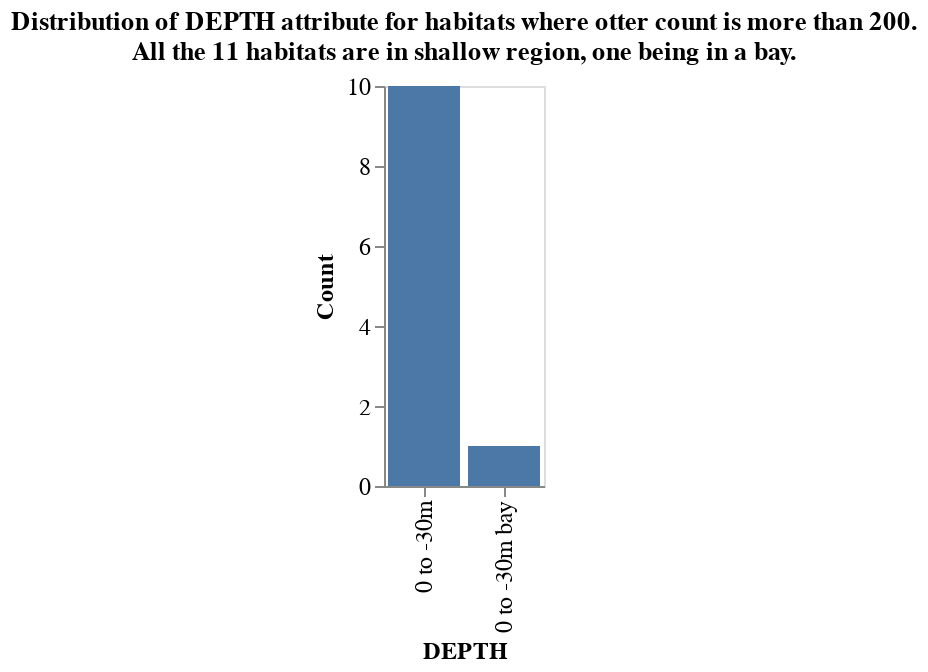

Notebook code cell kept with this figure:
### Code cell
habitat_properties = habitat_properties_given_min_otter(hab_groups,threshold=200)
hab_prop_df = pd.DataFrame(habitat_properties.groupby('DEPTH').DEPTH.count())
hab_prop_df.columns = ['Count']
hab_prop_df.reset_index(inplace=True)

title = 'Distribution of DEPTH attribute for habitats where otter count is more than 200.:\
All the 11 habitats are in shallow region, one being in a bay.'
depth_distribution_plot(hab_prop_df,title)

### Figure 1 — Vega-Lite specification as saved in the notebook (floating-point values rounded to 4 significant figures)
{"config": {"view": {"continuousWidth": 400, "continuousHeight": 300}, "axis": {"grid": false, "labelFontSize": 12, "titleFontSize": 12}, "legend": {"labelFontSize": 12, "titleFontSize": 12}, "title": {"fontSize": 13}}, "data": {"name": "data-0550f11521cb337e81cc6081ff0b8c90"}, "mark": "bar", "encoding": {"x": {"type": "nominal", "field": "DEPTH"}, "y": {"type": "quantitative", "field": "Count"}}, "height": 200, "title": ["Distribution of DEPTH attribute for habitats where otter count is more than 200.", "All the 11 habitats are in shallow region, one being in a bay."], "width": {"step": 40}, "$schema": "https://vega.github.io/schema/vega-lite/v4.8.1.json", "datasets": {"data-0550f11521cb337e81cc6081ff0b8c90": [{"DEPTH": "0 to -30m", "Count": 10}, {"DEPTH": "0 to -30m bay", "Count": 1}]}}
